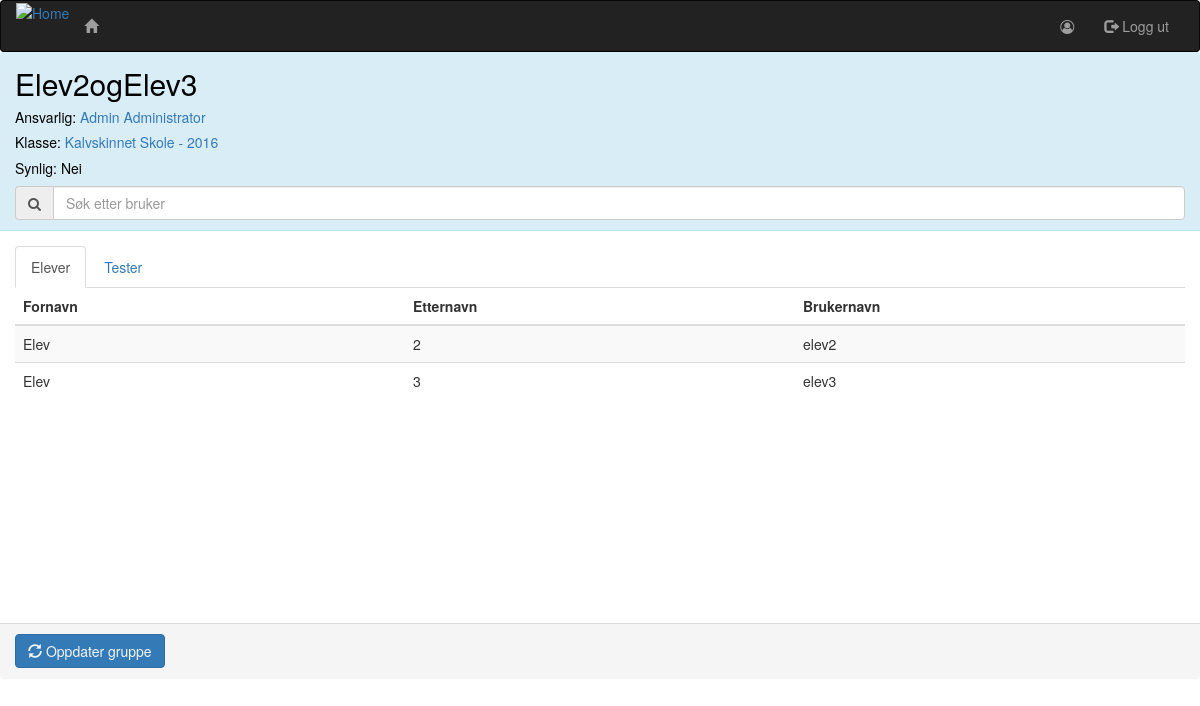
The app's page /administrasjon/gruppe/2/ with its own data.
### administration/models.py (models this page shows, shortened)
class Gruppe(models.Model):
    creator = models.ForeignKey(Person, verbose_name='Ansvarlig', related_name='+')
    persons = models.ManyToManyField(Person, blank=True, verbose_name='Medlemmer')
    group_name = models.CharField(max_length=100, verbose_name='Gruppenavn')
    is_active = models.BooleanField(default=True, verbose_name='aktiv',
                                    help_text='Angir at denne gruppen er aktiv. Avmerk denne i stedet for å slette gruppen.')
    visible = models.BooleanField(default=False, verbose_name="synlig",
                                  help_text='Angir om gruppen skal være synlig for sine medlemmer.')
    grade = models.ForeignKey(Grade, blank=True, null=True, verbose_name='klasse', help_text='Ikke påkrevd.')
    tests = models.ManyToManyField('maths.Test', blank=True, verbose_name='tester')
    class Meta:
        ordering = ['group_name']
    def __str__(self):
        return self.group_name

class Person(AbstractUser):
    grades = models.ManyToManyField(Grade, default="", blank=True, verbose_name="klasse")
    SEX = [
        ("M", "Gutt"),
        ("F", "Jente")
    ]
    ROLE = [
        (1, "Elev"),
        (2, 'Lærer'),
        (3, 'Skoleadministrator'),
        (4, 'Administrator')
    ]
    sex = models.CharField(max_length=1, choices=SEX, verbose_name="kjønn", null=True)
    date_of_birth = models.DateField(max_length=8, verbose_name='Fødselsdato', null=True)
    role = models.IntegerField(choices=ROLE, default=1, verbose_name='brukertype')
    tests = models.ManyToManyField('maths.Test', blank=True, verbose_name='tester')
    class Meta:
        ordering = ['username']

class Grade(models.Model):
    school = models.ForeignKey(School, on_delete=models.CASCADE)
    grade_name = models.CharField(max_length=100, verbose_name='klassenavn')
    tests = models.ManyToManyField('maths.Test', blank=True, verbose_name='tester')
    is_active = models.BooleanField(default=True, verbose_name='aktiv',
                                    help_text='Angir at denne klassen er aktiv. Avmerk denne i stedet for å slette klassen.')
    class Meta:
        ordering = ['school_id', 'grade_name']
    def __str__(self):
        return self.school.school_name + " - " + self.grade_name

class School(models.Model):
    school_administrator = models.ForeignKey('Person', null=True, blank=True, verbose_name='Skoleadministrator',
                                             help_text='Ikke påkrevd. Opprett en ny skoleadministrator ved å trykke på plusstegnet til høyre.',
                                             on_delete=models.SET_NULL)
    school_name = models.CharField(max_length=100, verbose_name='Navn')
    school_address = models.CharField(max_length=100, verbose_name='Adresse')
    is_active = models.BooleanField(default=True, verbose_name='aktiv',
                                    help_text='Angir at denne skolen er aktiv. Avmerk denne i stedet for å slette skolen.')
    class Meta:
        ordering = ['school_name']

### administration/views.py (the view, shortened to what this page needs)
# urls.py: url(r'gruppe/(?P<group_pk>[0-9]+)/$', views.GroupDetailView.as_view(), name='groupDetail'),
class GroupDetailView(views.AjaxResponseMixin, generic.DetailView):
    template_name = 'administration/group_detail.html'
    model = Gruppe
    pk_url_kwarg = 'group_pk'

### administration/templates/administration/group_detail.html (shortened to what this page needs)
{% extends 'matistikk/base.html' %}
{% block body %}
    <div class="panel panel-info">
        <div class="panel-heading">
            <h2>{{ gruppe }}</h2>
            <h5>Ansvarlig:
                {% if gruppe.creator.username %}
                    <a href="{% url 'administration:personDetail' gruppe.creator.username %}">{{ gruppe.creator.get_full_name }}</a>
                {% endif %}
            </h5>
            <h5>
                Klasse:
                {% if gruppe.grade %}
                    <a href="{% url 'administration:gradeDetail' gruppe.grade.school_id gruppe.grade.id %}">{{ gruppe.grade }}</a>
                {% endif %}
            </h5>
            <h5>
                Synlig:
                {% if gruppe.visible %}
                    Ja
                {% else %}
                    Nei
                {% endif %}
            </h5>
            <div class="input-group">
                <span class="input-group-addon">
                        <i class="fa fa-search"></i>
                    </span>
                <input type="text" class="form-control" id="search"
                       onkeyup="allSearch('persontable'); allSearch('testtable')"
                       placeholder="Søk etter bruker">
            </div>
        </div>
        <div class="panel-body">
            <ul class="nav nav-tabs">
                <li class="nav active"><a href="#A" data-toggle="tab">Elever</a></li>
                <li class="nav"><a href="#C" data-toggle="tab">Tester</a></li>
            </ul>
            <div class="tab-content">
                <div class="tab-pane fade in active" id="A">
                    <table class="table table-hover table-striped table-responsive" id="persontable">
                        <thead>
                        <tr>
                            <th>Fornavn</th>
                            <th>Etternavn</th>
                            <th>Brukernavn</th>
                        </tr>
                        </thead>
                        <tbody>
                        {% for person in gruppe.persons.all %}
                            {% if person.is_active %}
                                <tr id="user{{ person.id }}" class="clickable-row"
                                    data-href="{% url 'administration:personDetail' person.username %}"
                                    style="cursor: pointer">
                                    <td>
                                        {{ person.first_name }}
                                    </td>
                                    <td>
                                        {{ person.last_name }}
                                    </td>
                                    <td>
                                        {{ person.username }}
                                    </td>
                                </tr>
                            {% endif %}
                        {% endfor %}
                        </tbody>
                    </table>
                </div>
            </div>
        </div>
        <div class="panel-footer">
            <a class="btn btn-primary" href="{% url 'administration:groupUpdate' group_pk=gruppe.id %} "id="updateGruppeBtn"><span
                    class="glyphicon glyphicon-refresh" aria-hidden="true"></span> Oppdater gruppe</a>
        </div>
    </div>
{% endblock %}

### administration/static/administration/style.css (style rules this page uses)
.tab-content { overflow: auto; max-height: 60vh; min-height: 40vh; }
p, h1, h2, h3, h4, h5, h6 { color: black; }
.btn { color: black; }
.btn-primary { color: whitesmoke; }
html, body { height: 100%; margin: 0px; padding: 0px; }
.panel { border: none; }
.table { width: 100%; max-width: 100%; margin-bottom: 20px; table-layout: fixed; }
.panel-heading h2 { margin-top: 5px; margin-bottom: 5px; }
.panel { margin-bottom: 0px; }

### records on screen
Gruppe: group_name "Elev2ogElev3", creator.get_full_name "Admin Administrator", grade "Kalvskinnet Skole - 2016"
Person: first_name "Elev", last_name "2", username "elev2"
Person: first_name "Elev", last_name "3", username "elev3"
